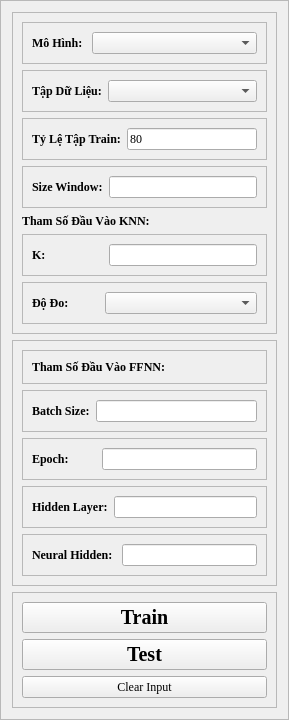
     <widget class="QFrame" name="fame_input">
      <property name="sizePolicy">
       <sizepolicy hsizetype="Preferred" vsizetype="Preferred">
        <horstretch>0</horstretch>
        <verstretch>0</verstretch>
       </sizepolicy>
      </property>
      <property name="font">
       <font>
        <family>Times New Roman</family>
       </font>
      </property>
      <property name="frameShape">
       <enum>QFrame::StyledPanel</enum>
      </property>
      <property name="frameShadow">
       <enum>QFrame::Raised</enum>
      </property>
      <layout class="QVBoxLayout" name="verticalLayout">
       <item>
        <widget class="QFrame" name="frame_knn">
         <property name="font">
          <font>
           <family>Times New Roman</family>
          </font>
         </property>
         <property name="frameShape">
          <enum>QFrame::StyledPanel</enum>
         </property>
         <property name="frameShadow">
          <enum>QFrame::Raised</enum>
         </property>
         <layout class="QVBoxLayout" name="verticalLayout_10">
          <item>
           <widget class="QFrame" name="frame_model">
            <property name="sizePolicy">
             <sizepolicy hsizetype="Minimum" vsizetype="Preferred">
              <horstretch>0</horstretch>
              <verstretch>0</verstretch>
             </sizepolicy>
            </property>
            <property name="font">
             <font>
              <family>Times New Roman</family>
             </font>
            </property>
            <property name="frameShape">
             <enum>QFrame::StyledPanel</enum>
            </property>
            <property name="frameShadow">
             <enum>QFrame::Raised</enum>
            </property>
            <layout class="QHBoxLayout" name="horizontalLayout_8">
             <item>
              <widget class="QLabel" name="label_model">
               <property name="sizePolicy">
                <sizepolicy hsizetype="Fixed" vsizetype="Preferred">
                 <horstretch>0</horstretch>
                 <verstretch>0</verstretch>
                </sizepolicy>
               </property>
               <property name="font">
                <font>
                 <family>Times New Roman</family>
                 <weight>75</weight>
                 <bold>true</bold>
                </font>
               </property>
               <property name="text">
                <string>Mô Hình: </string>
               </property>
              </widget>
             </item>
             <item>
              <widget class="QComboBox" name="comboBox_model">
               <property name="sizePolicy">
                <sizepolicy hsizetype="Minimum" vsizetype="Fixed">
                 <horstretch>0</horstretch>
                 <verstretch>0</verstretch>
                </sizepolicy>
               </property>
               <property name="font">
                <font>
                 <family>Times New Roman</family>
                </font>
               </property>
               <item>
                <property name="text">
                 <string/>
                </property>
               </item>
               <item>
                <property name="text">
                 <string>K-Nearest Neighbours</string>
                </property>
               </item>
               <item>
                <property name="text">
                 <string>Feedforward neural network</string>
                </property>
               </item>
               <item>
                <property name="text">
                 <string>Lai Ghép Song Song</string>
                </property>
               </item>
               <item>
                <property name="text">
                 <string>Lai Ghép Tuần Tự</string>
                </property>
               </item>
              </widget>
             </item>
            </layout>
           </widget>
          </item>
          <item>
           <widget class="QFrame" name="frame_csv">
            <property name="sizePolicy">
             <sizepolicy hsizetype="Minimum" vsizetype="Preferred">
              <horstretch>0</horstretch>
              <verstretch>0</verstretch>
             </sizepolicy>
            </property>
            <property name="font">
             <font>
              <family>Times New Roman</family>
             </font>
            </property>
            <property name="frameShape">
             <enum>QFrame::StyledPanel</enum>
            </property>
            <property name="frameShadow">
             <enum>QFrame::Raised</enum>
            </property>
            <layout class="QHBoxLayout" name="horizontalLayout_9">
             <item>
              <widget class="QLabel" name="label_csv">
               <property name="sizePolicy">
                <sizepolicy hsizetype="Fixed" vsizetype="Preferred">
                 <horstretch>0</horstretch>
                 <verstretch>0</verstretch>
                </sizepolicy>
               </property>
               <property name="font">
                <font>
                 <family>Times New Roman</family>
                 <weight>75</weight>
                 <bold>true</bold>
                </font>
               </property>
               <property name="text">
                <string>Tập Dữ Liệu:</string>
               </property>
              </widget>
             </item>
             <item>
              <widget class="QComboBox" name="comboBox_csv">
               <property name="sizePolicy">
                <sizepolicy hsizetype="Minimum" vsizetype="Fixed">
                 <horstretch>0</horstretch>
                 <verstretch>0</verstretch>
                </sizepolicy>
               </property>
               <property name="font">
                <font>
                 <family>Times New Roman</family>
                </font>
               </property>
               <item>
                <property name="text">
                 <string/>
                </property>
               </item>
               <item>
                <property name="text">
                 <string>AVAL</string>
                </property>
               </item>
               <item>
                <property name="text">
                 <string>MDLY</string>
                </property>
               </item>
               <item>
                <property name="text">
                 <string>AGLE</string>
                </property>
               </item>
               <item>
                <property name="text">
                 <string>GDDY</string>
                </property>
               </item>
              </widget>
             </item>
            </layout>
           </widget>
          </item>
          <item>
           <widget class="QFrame" name="frame_percenttrain">
            <property name="frameShape">
             <enum>QFrame::StyledPanel</enum>
            </property>
            <property name="frameShadow">
             <enum>QFrame::Raised</enum>
            </property>
            <layout class="QHBoxLayout" name="horizontalLayout_19">
             <item>
              <widget class="QLabel" name="label_percenttrain">
               <property name="sizePolicy">
                <sizepolicy hsizetype="Fixed" vsizetype="Preferred">
                 <horstretch>0</horstretch>
                 <verstretch>0</verstretch>
                </sizepolicy>
               </property>
               <property name="font">
                <font>
                 <family>Times New Roman</family>
                 <weight>75</weight>
                 <bold>true</bold>
                </font>
               </property>
               <property name="text">
                <string>Tỷ Lệ Tập Train:</string>
               </property>
              </widget>
             </item>
             <item>
              <widget class="QLineEdit" name="line_percenttrain">
               <property name="sizePolicy">
                <sizepolicy hsizetype="Minimum" vsizetype="Fixed">
                 <horstretch>0</horstretch>
                 <verstretch>0</verstretch>
                </sizepolicy>
               </property>
               <property name="font">
                <font>
                 <family>Times New Roman</family>
                </font>
               </property>
               <property name="contextMenuPolicy">
                <enum>Qt::DefaultContextMenu</enum>
               </property>
               <property name="text">
                <string>80</string>
               </property>
               <property name="maxLength">
                <number>32</number>
               </property>
              </widget>
             </item>
            </layout>
           </widget>
          </item>
          <item>
           <widget class="QFrame" name="frame_sizewindow">
            <property name="sizePolicy">
             <sizepolicy hsizetype="Minimum" vsizetype="Preferred">
              <horstretch>0</horstretch>
              <verstretch>0</verstretch>
             </sizepolicy>
            </property>
            <property name="font">
             <font>
              <family>Times New Roman</family>
             </font>
            </property>
            <property name="frameShape">
             <enum>QFrame::StyledPanel</enum>
            </property>
            <property name="frameShadow">
             <enum>QFrame::Raised</enum>
            </property>
            <layout class="QHBoxLayout" name="horizontalLayout_10">
             <item>
              <widget class="QLabel" name="label_sizewindow">
               <property name="sizePolicy">
                <sizepolicy hsizetype="Fixed" vsizetype="Preferred">
                 <horstretch>0</horstretch>
                 <verstretch>0</verstretch>
                </sizepolicy>
               </property>
               <property name="font">
                <font>
                 <family>Times New Roman</family>
                 <weight>75</weight>
                 <bold>true</bold>
                </font>
               </property>
               <property name="text">
                <string>Size Window:</string>
               </property>
              </widget>
             </item>
             <item>
              <widget class="QLineEdit" name="line_sizewindow">
               <property name="sizePolicy">
                <sizepolicy hsizetype="Minimum" vsizetype="Fixed">
                 <horstretch>0</horstretch>
                 <verstretch>0</verstretch>
                </sizepolicy>
               </property>
               <property name="font">
                <font>
                 <family>Times New Roman</family>
                </font>
               </property>
               <property name="text">
                <string/>
               </property>
              </widget>
             </item>
            </layout>
           </widget>
          </item>
          <item>
           <widget class="QLabel" name="label_modelknn">
            <property name="sizePolicy">
             <sizepolicy hsizetype="Minimum" vsizetype="Preferred">
              <horstretch>0</horstretch>
              <verstretch>0</verstretch>
             </sizepolicy>
            </property>
            <property name="font">
             <font>
              <family>Times New Roman</family>
              <weight>75</weight>
              <bold>true</bold>
             </font>
            </property>
            <property name="text">
             <string>Tham Số Đầu Vào KNN:</string>
            </property>
           </widget>
          </item>
          <item>
           <widget class="QFrame" name="frame_k">
            <property name="sizePolicy">
             <sizepolicy hsizetype="Minimum" vsizetype="Preferred">
              <horstretch>0</horstretch>
              <verstretch>0</verstretch>
             </sizepolicy>
            </property>
            <property name="font">
             <font>
              <family>Times New Roman</family>
             </font>
            </property>
            <property name="frameShape">
             <enum>QFrame::StyledPanel</enum>
            </property>
            <property name="frameShadow">
             <enum>QFrame::Raised</enum>
            </property>
            <layout class="QHBoxLayout" name="horizontalLayout_11">
             <item>
              <widget class="QLabel" name="label_k">
               <property name="sizePolicy">
                <sizepolicy hsizetype="Fixed" vsizetype="Preferred">
                 <horstretch>0</horstretch>
                 <verstretch>0</verstretch>
                </sizepolicy>
               </property>
               <property name="font">
                <font>
                 <family>Times New Roman</family>
                 <weight>75</weight>
                 <bold>true</bold>
                </font>
               </property>
               <property name="text">
                <string>K:                   </string>
               </property>
              </widget>
             </item>
             <item>
              <widget class="QLineEdit" name="line_k">
               <property name="sizePolicy">
                <sizepolicy hsizetype="Minimum" vsizetype="Fixed">
                 <horstretch>0</horstretch>
                 <verstretch>0</verstretch>
                </sizepolicy>
               </property>
               <property name="font">
                <font>
                 <family>Times New Roman</family>
                </font>
               </property>
               <property name="text">
                <string/>
               </property>
              </widget>
             </item>
            </layout>
           </widget>
          </item>
          <item>
           <widget class="QFrame" name="frame_distancetype">
            <property name="sizePolicy">
             <sizepolicy hsizetype="Minimum" vsizetype="Preferred">
              <horstretch>0</horstretch>
              <verstretch>0</verstretch>
             </sizepolicy>
            </property>
            <property name="font">
             <font>
              <family>Times New Roman</family>
             </font>
            </property>
            <property name="frameShape">
             <enum>QFrame::StyledPanel</enum>
            </property>
            <property name="frameShadow">
             <enum>QFrame::Raised</enum>
            </property>
            <layout class="QHBoxLayout" name="horizontalLayout_12">
             <item>
              <widget class="QLabel" name="label_distancetype">
               <property name="sizePolicy">
                <sizepolicy hsizetype="Fixed" vsizetype="Preferred">
                 <horstretch>0</horstretch>
                 <verstretch>0</verstretch>
                </sizepolicy>
               </property>
               <property name="font">
                <font>
                 <family>Times New Roman</family>
                 <weight>75</weight>
                 <bold>true</bold>
                </font>
               </property>
               <property name="text">
                <string>Độ Đo:          </string>
               </property>
              </widget>
             </item>
             <item>
              <widget class="QComboBox" name="comboBox_distancetype">
               <property name="sizePolicy">
                <sizepolicy hsizetype="Minimum" vsizetype="Fixed">
                 <horstretch>0</horstretch>
                 <verstretch>0</verstretch>
                </sizepolicy>
               </property>
               <property name="font">
                <font>
                 <family>Times New Roman</family>
                </font>
               </property>
               <item>
                <property name="text">
                 <string/>
                </property>
               </item>
               <item>
                <property name="text">
                 <string>Euclidean</string>
                </property>
               </item>
               <item>
                <property name="text">
                 <string>Dtw</string>
                </property>
               </item>
              </widget>
             </item>
            </layout>
           </widget>
          </item>
         </layout>
        </widget>
       </item>
       <item>
        <widget class="QFrame" name="frame_modelffnn">
         <property name="font">
          <font>
           <family>Times New Roman</family>
          </font>
         </property>
         <property name="frameShape">
          <enum>QFrame::StyledPanel</enum>
         </property>
         <property name="frameShadow">
          <enum>QFrame::Raised</enum>
         </property>
         <layout class="QVBoxLayout" name="verticalLayout_7">
          <item>
           <widget class="QFrame" name="frame_13">
            <property name="sizePolicy">
             <sizepolicy hsizetype="Minimum" vsizetype="Preferred">
              <horstretch>0</horstretch>
              <verstretch>0</verstretch>
             </sizepolicy>
            </property>
            <property name="font">
             <font>
              <family>Times New Roman</family>
             </font>
            </property>
            <property name="frameShape">
             <enum>QFrame::StyledPanel</enum>
            </property>
            <property name="frameShadow">
             <enum>QFrame::Raised</enum>
            </property>
            <layout class="QVBoxLayout" name="verticalLayout_8">
             <item>
              <widget class="QLabel" name="label_modelffnn">
               <property name="font">
                <font>
                 <family>Times New Roman</family>
                 <weight>75</weight>
                 <bold>true</bold>
                </font>
               </property>
               <property name="text">
                <string>Tham Số Đầu Vào FFNN:</string>
               </property>
              </widget>
             </item>
            </layout>
           </widget>
          </item>
          <item>
           <widget class="QFrame" name="frame_batchsize">
            <property name="sizePolicy">
             <sizepolicy hsizetype="Minimum" vsizetype="Preferred">
              <horstretch>0</horstretch>
              <verstretch>0</verstretch>
             </sizepolicy>
            </property>
            <property name="font">
             <font>
              <family>Times New Roman</family>
             </font>
            </property>
            <property name="frameShape">
             <enum>QFrame::StyledPanel</enum>
            </property>
            <property name="frameShadow">
             <enum>QFrame::Raised</enum>
            </property>
            <layout class="QHBoxLayout" name="horizontalLayout_4">
             <item>
              <widget class="QLabel" name="label_batchsize">
               <property name="sizePolicy">
                <sizepolicy hsizetype="Fixed" vsizetype="Preferred">
                 <horstretch>0</horstretch>
                 <verstretch>0</verstretch>
                </sizepolicy>
               </property>
               <property name="font">
                <font>
                 <family>Times New Roman</family>
                 <weight>75</weight>
                 <bold>true</bold>
                </font>
               </property>
               <property name="text">
                <string>Batch Size:</string>
               </property>
              </widget>
             </item>
             <item>
              <widget class="QLineEdit" name="line_batchsize">
               <property name="sizePolicy">
                <sizepolicy hsizetype="Minimum" vsizetype="Fixed">
                 <horstretch>0</horstretch>
                 <verstretch>0</verstretch>
                </sizepolicy>
               </property>
               <property name="font">
                <font>
                 <family>Times New Roman</family>
                </font>
               </property>
               <property name="text">
                <string/>
               </property>
               <property name="maxLength">
                <number>32</number>
               </property>
              </widget>
             </item>
            </layout>
           </widget>
          </item>
          <item>
           <widget class="QFrame" name="frame_epoch">
            <property name="sizePolicy">
             <sizepolicy hsizetype="Minimum" vsizetype="Preferred">
              <horstretch>0</horstretch>
              <verstretch>0</verstretch>
             </sizepolicy>
            </property>
            <property name="font">
             <font>
              <family>Times New Roman</family>
             </font>
            </property>
            <property name="frameShape">
             <enum>QFrame::StyledPanel</enum>
            </property>
            <property name="frameShadow">
             <enum>QFrame::Raised</enum>
            </property>
            <layout class="QHBoxLayout" name="horizontalLayout_5">
             <item>
              <widget class="QLabel" name="label_epoch">
               <property name="sizePolicy">
                <sizepolicy hsizetype="Fixed" vsizetype="Fixed">
                 <horstretch>0</horstretch>
                 <verstretch>0</verstretch>
                </sizepolicy>
               </property>
               <property name="font">
                <font>
                 <family>Times New Roman</family>
                 <weight>75</weight>
                 <bold>true</bold>
                </font>
               </property>
               <property name="text">
                <string>Epoch:         </string>
               </property>
              </widget>
             </item>
             <item>
              <widget class="QLineEdit" name="line_epoch">
               <property name="sizePolicy">
                <sizepolicy hsizetype="Minimum" vsizetype="Fixed">
                 <horstretch>0</horstretch>
                 <verstretch>0</verstretch>
                </sizepolicy>
               </property>
               <property name="font">
                <font>
                 <family>Times New Roman</family>
                </font>
               </property>
               <property name="text">
                <string/>
               </property>
              </widget>
             </item>
            </layout>
           </widget>
          </item>
          <item>
           <widget class="QFrame" name="frame_hiddenlayer">
            <property name="sizePolicy">
             <sizepolicy hsizetype="Minimum" vsizetype="Preferred">
              <horstretch>0</horstretch>
              <verstretch>0</verstretch>
             </sizepolicy>
            </property>
            <property name="font">
             <font>
              <family>Times New Roman</family>
             </font>
            </property>
            <property name="frameShape">
             <enum>QFrame::StyledPanel</enum>
            </property>
            <property name="frameShadow">
             <enum>QFrame::Raised</enum>
            </property>
            <layout class="QHBoxLayout" name="horizontalLayout_6">
             <item>
              <widget class="QLabel" name="label_hiddenlayer">
               <property name="sizePolicy">
                <sizepolicy hsizetype="Fixed" vsizetype="Preferred">
                 <horstretch>0</horstretch>
                 <verstretch>0</verstretch>
                </sizepolicy>
               </property>
               <property name="font">
                <font>
                 <family>Times New Roman</family>
                 <weight>75</weight>
                 <bold>true</bold>
                </font>
               </property>
               <property name="text">
                <string>Hidden Layer:</string>
               </property>
              </widget>
             </item>
             <item>
              <widget class="QLineEdit" name="line_hiddenlayer">
               <property name="sizePolicy">
                <sizepolicy hsizetype="Minimum" vsizetype="Fixed">
                 <horstretch>0</horstretch>
                 <verstretch>0</verstretch>
                </sizepolicy>
               </property>
               <property name="font">
                <font>
                 <family>Times New Roman</family>
                </font>
               </property>
               <property name="text">
                <string/>
               </property>
              </widget>
             </item>
            </layout>
           </widget>
          </item>
          <item>
           <widget class="QFrame" name="frame_neuralhidden">
            <property name="sizePolicy">
             <sizepolicy hsizetype="Minimum" vsizetype="Preferred">
              <horstretch>0</horstretch>
              <verstretch>0</verstretch>
             </sizepolicy>
            </property>
            <property name="font">
             <font>
              <family>Times New Roman</family>
             </font>
            </property>
            <property name="frameShape">
             <enum>QFrame::StyledPanel</enum>
            </property>
            <property name="frameShadow">
             <enum>QFrame::Raised</enum>
            </property>
            <layout class="QHBoxLayout" name="horizontalLayout_7">
             <item>
              <widget class="QLabel" name="label_neuralhidden">
               <property name="sizePolicy">
                <sizepolicy hsizetype="Fixed" vsizetype="Preferred">
                 <horstretch>0</horstretch>
                 <verstretch>0</verstretch>
                </sizepolicy>
               </property>
               <property name="font">
                <font>
                 <family>Times New Roman</family>
                 <weight>75</weight>
                 <bold>true</bold>
                </font>
               </property>
               <property name="text">
                <string>Neural Hidden: </string>
               </property>
              </widget>
             </item>
             <item>
              <widget class="QLineEdit" name="line_neuralhidden">
               <property name="sizePolicy">
                <sizepolicy hsizetype="Minimum" vsizetype="Fixed">
                 <horstretch>0</horstretch>
                 <verstretch>0</verstretch>
                </sizepolicy>
               </property>
               <property name="font">
                <font>
                 <family>Times New Roman</family>
                </font>
               </property>
               <property name="text">
                <string/>
               </property>
              </widget>
             </item>
            </layout>
           </widget>
          </item>
         </layout>
        </widget>
       </item>
       <item>
        <widget class="QFrame" name="frame_traintest">
         <property name="font">
          <font>
           <family>Times New Roman</family>
          </font>
         </property>
         <property name="frameShape">
          <enum>QFrame::StyledPanel</enum>
         </property>
         <property name="frameShadow">
          <enum>QFrame::Raised</enum>
         </property>
         <layout class="QVBoxLayout" name="verticalLayout_9">
          <item>
           <widget class="QPushButton" name="Button_train">
            <property name="font">
             <font>
              <family>Times New Roman</family>
              <pointsize>15</pointsize>
              <weight>75</weight>
              <bold>true</bold>
             </font>
            </property>
            <property name="text">
             <string>Train</string>
            </property>
           </widget>
          </item>
          <item>
           <widget class="QPushButton" name="Button_test">
            <property name="font">
             <font>
              <family>Times New Roman</family>
              <pointsize>15</pointsize>
              <weight>75</weight>
              <bold>true</bold>
             </font>
            </property>
            <property name="text">
             <string>Test</string>
            </property>
           </widget>
          </item>
          <item>
           <widget class="QPushButton" name="Button_clear">
            <property name="font">
             <font>
              <family>Times New Roman</family>
             </font>
            </property>
            <property name="text">
             <string>Clear Input</string>
            </property>
           </widget>
          </item>
         </layout>
        </widget>
       </item>
      </layout>
     </widget>
